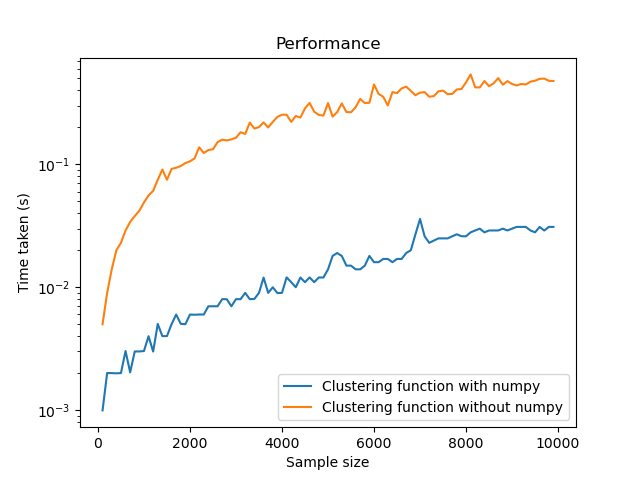

The script that saved this image:
import random

import numpy as np
import matplotlib.pyplot as plt
from tracknaliser.clustering import cluster
from tracknaliser.clustering_numpy import cluster_numpy
import datetime


def samples(n):
    data=[]
    for _ in range(n):
        data.append([random.uniform(0,10),random.uniform(0,10),random.uniform(0,10)])
    return data


x = np.arange(100, 10000, 100,dtype=int)
y = []
z = []

for i in x:
    cf = samples(i)
    start = datetime.datetime.now()
    cluster(cf,10,3,False)
    finish = datetime.datetime.now()
    z.append((finish - start).total_seconds())

for i in x:
    cf = np.array(samples(i))
    begin = datetime.datetime.now()
    cluster_numpy(cf,10,3,False)
    end = datetime.datetime.now()
    y.append((end - begin).total_seconds())

plt.plot(x, y, label='Clustering function with numpy')
plt.plot(x, z, label='Clustering function without numpy')
plt.xlabel('Sample size')
plt.ylabel('Time taken (s)')
plt.title('Performance')
plt.legend()
plt.yscale("log")
plt.savefig("./benchmark/performance.png")
